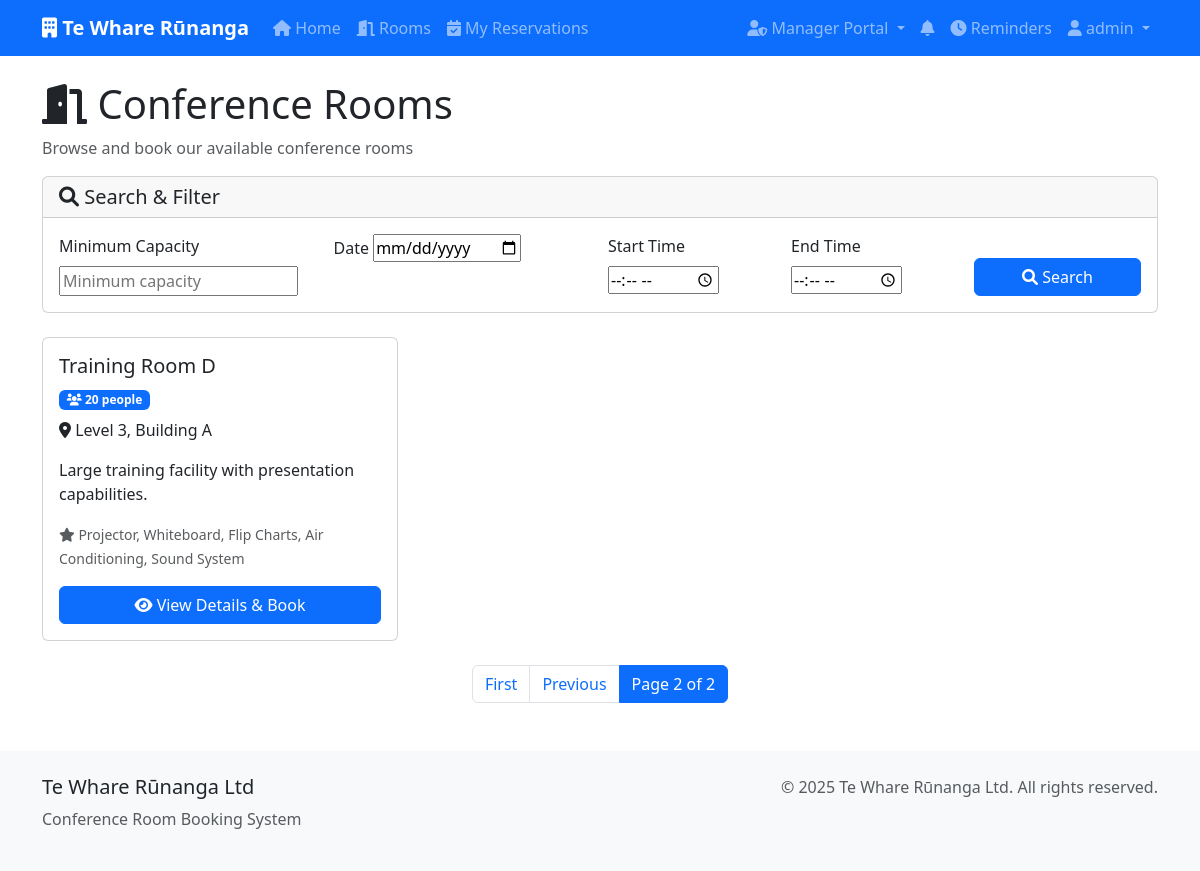
The app's page /rooms/?page=2 (signed in), older data.
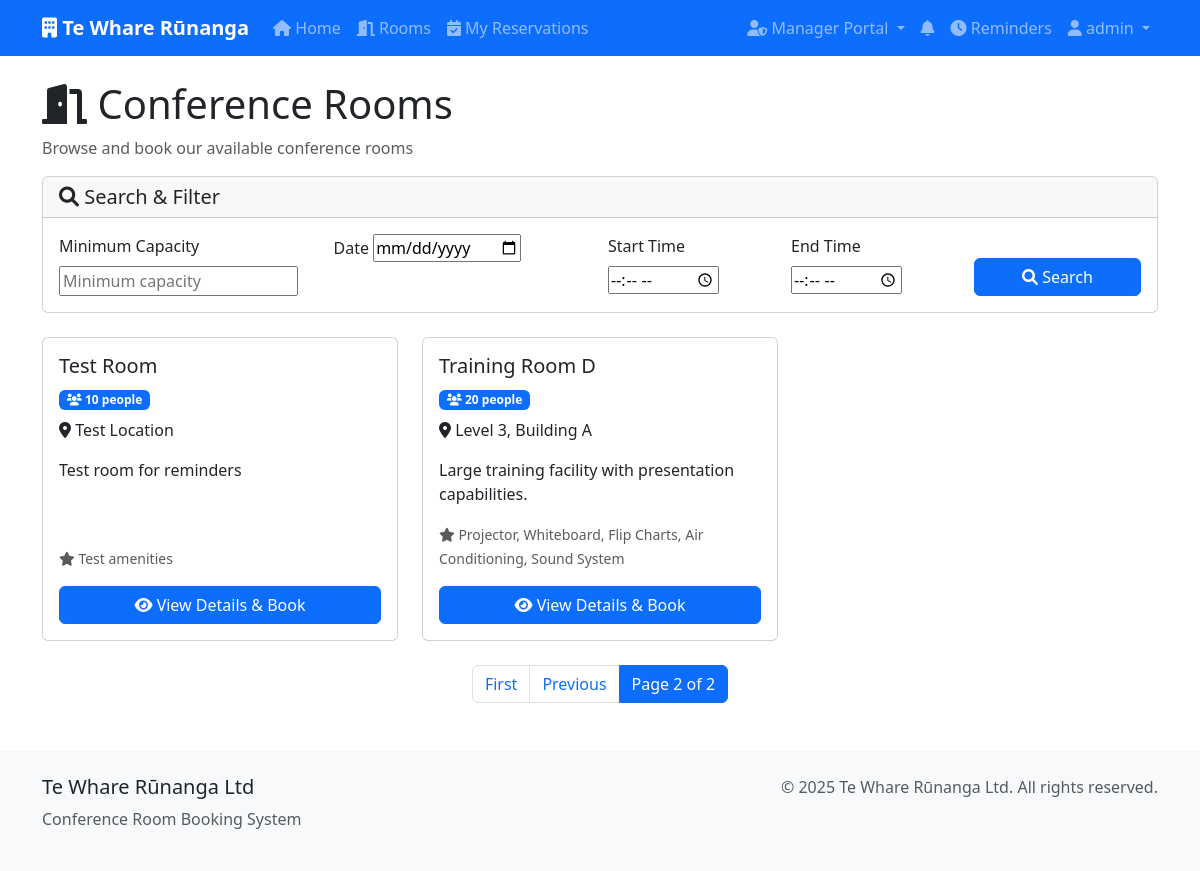
The same page, newer data.
### bookings/models.py (models this page shows, shortened)
class Room(models.Model):
    name = models.CharField(max_length=100, unique=True)
    capacity = models.PositiveIntegerField()
    description = models.TextField(blank=True)
    location = models.CharField(max_length=200)
    amenities = models.TextField(blank=True)
    is_active = models.BooleanField(default=True)
    created_at = models.DateTimeField(auto_now_add=True)
    updated_at = models.DateTimeField(auto_now=True)
    class Meta:
        ordering = ['name']

### bookings/views.py (the view, shortened to what this page needs)
# urls.py: path('rooms/', views.room_list, name='room_list'),
@login_required
def room_list(request):
    form = RoomSearchForm(request.GET)
    rooms = Room.objects.filter(is_active=True)
    if form.is_valid():
        capacity = form.cleaned_data.get('capacity')
        date = form.cleaned_data.get('date')
        start_time = form.cleaned_data.get('start_time')
        end_time = form.cleaned_data.get('end_time')
        if capacity:
            rooms = rooms.filter(capacity__gte=capacity)
    paginator = Paginator(rooms, 9)
    page_number = request.GET.get('page')
    page_obj = paginator.get_page(page_number)
    context = {
        'page_obj': page_obj,
        'form': form,
    }
    return render(request, 'bookings/room_list.html', context)

### bookings/forms.py
class RoomSearchForm(forms.Form):
    capacity = forms.IntegerField(
        required=False,
        min_value=1,
        widget=forms.NumberInput(attrs={'placeholder': 'Minimum capacity'})
    )
    date = forms.DateField(
        required=False,
        widget=forms.DateInput(attrs={'type': 'date'})
    )
    start_time = forms.TimeField(
        required=False,
        widget=forms.TimeInput(attrs={'type': 'time'})
    )
    end_time = forms.TimeField(
        required=False,
        widget=forms.TimeInput(attrs={'type': 'time'})
    )
    def clean(self):
        cleaned_data = super().clean()
        start_time = cleaned_data.get('start_time')
        end_time = cleaned_data.get('end_time')
        if start_time and end_time and start_time >= end_time:
            raise forms.ValidationError("End time must be after start time.")
        return cleaned_data

### bookings/context_processors.py (called while the page is built)
def notification_count(request):
    if request.user.is_authenticated:
        unread_count = Notification.objects.filter(
            user=request.user,
            is_read=False
        ).count()
        return {'unread_notifications_count': unread_count}
    return {'unread_notifications_count': 0}

### templates/bookings/room_list.html (shortened to what this page needs)
{% extends 'bookings/base.html' %}
{% block content %}
<div class="row">
    <div class="col-12">
        <h1><i class="fas fa-door-open"></i> Conference Rooms</h1>
        <p class="text-muted">Browse and book our available conference rooms</p>
    </div>
</div>
<div class="row mb-4">
    <div class="col-12">
        <div class="card">
            <div class="card-header">
                <h5 class="mb-0"><i class="fas fa-search"></i> Search & Filter</h5>
            </div>
            <div class="card-body">
                <form method="get" class="row g-3">
                    <div class="col-md-3">
                        <label for="{{ form.capacity.id_for_label }}" class="form-label">Minimum Capacity</label>
                        {{ form.capacity }}
                    </div>
                    <div class="col-md-3">
                        <label for="{{ form.date.id_for_label }}" class="form-label">Date</label>
                        {{ form.date }}
                    </div>
                    <div class="col-md-2">
                        <label for="{{ form.start_time.id_for_label }}" class="form-label">Start Time</label>
                        {{ form.start_time }}
                    </div>
                    <div class="col-md-2">
                        <label for="{{ form.end_time.id_for_label }}" class="form-label">End Time</label>
                        {{ form.end_time }}
                    </div>
                    <div class="col-md-2 d-flex align-items-end">
                        <button type="submit" class="btn btn-primary w-100">
                            <i class="fas fa-search"></i> Search
                        </button>
                    </div>
                </form>
            </div>
        </div>
    </div>
</div>
<div class="row">
    {% for room in page_obj %}
    <div class="col-md-6 col-lg-4 mb-4">
        <div class="card room-card h-100">
            <div class="card-body d-flex flex-column">
                <h5 class="card-title">{{ room.name }}</h5>
                <div class="mb-2">
                    <span class="badge bg-primary">
                        <i class="fas fa-users"></i> {{ room.capacity }} people
                    </span>
                </div>
                <p class="card-text">
                    <i class="fas fa-map-marker-alt"></i> {{ room.location }}
                </p>
                <p class="card-text flex-grow-1">{{ room.description|truncatewords:15 }}</p>
                {% if room.amenities %}
                <div class="mb-3">
                    <small class="text-muted">
                        <i class="fas fa-star"></i> {{ room.amenities|truncatewords:8 }}
                    </small>
                </div>
                {% endif %}
                <div class="mt-auto">
                    <a href="{% url 'room_detail' room.id %}" class="btn btn-primary w-100">
                        <i class="fas fa-eye"></i> View Details & Book
                    </a>
                </div>
            </div>
        </div>
    </div>
    {% endfor %}
</div>
{% if page_obj.has_other_pages %}
<nav aria-label="Room pagination">
    <ul class="pagination justify-content-center">
        {% if page_obj.has_previous %}
            <li class="page-item">
                <a class="page-link" href="?page=1">First</a>
            </li>
            <li class="page-item">
                <a class="page-link" href="?page={{ page_obj.previous_page_number }}">Previous</a>
            </li>
        {% endif %}
        <li class="page-item active">
            <span class="page-link">
                Page {{ page_obj.number }} of {{ page_obj.paginator.num_pages }}
            </span>
        </li>
    </ul>
</nav>
{% endif %}
{% endblock %}

Row changes from the older to the newer data that the page shows:
added Room: name "Test Room", capacity "10", location "Test Location", description "Test room for reminders", amenities "Test amenities"
